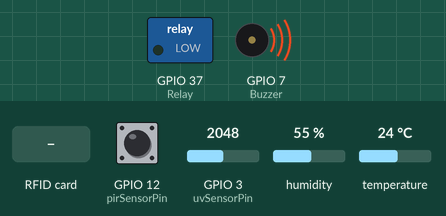
The sketch below on a simulated ESP32-S3. On the bench: switched loads named in the sketch (green lamp = pin HIGH), buzzer (waves = sounding, pin HIGH). The inputs (shaded band) are chosen by the test bench; at power-on: GPIO 12 (pirSensorPin) LOW, GPIO 3 (uvSensorPin) = 2048, humidity 55 %, temperature 24 °C (analog values on the 0–4095 scale). WiFi joins after 1.5 s; servers stay silent unless stated; no MQTT or app messages arrive unless stated; what the sketch prints to the serial monitor is not drawn.

Above: at 2.7 s.
2.8 s: RFID card 77 77 11 12 held to the reader
At 4.0 s:
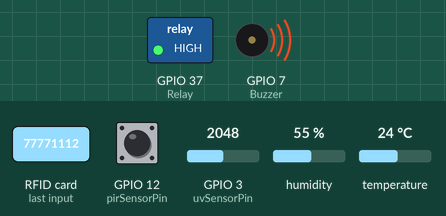
4.3 s: GPIO 12 (pirSensorPin) driven HIGH
At 5.5 s:
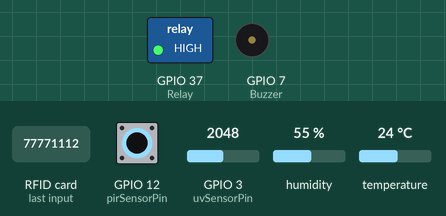
6.2 s: GPIO 12 (pirSensorPin) driven LOW
At 7.4 s:
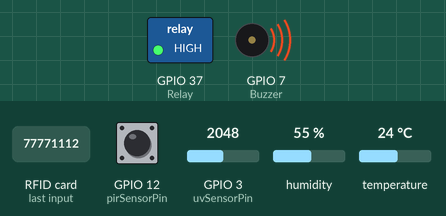
7.7 s: RFID card 5E 7A 19 C4 held to the reader
At 8.9 s:
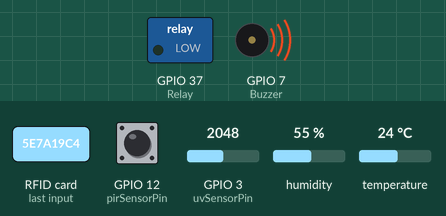
9.3 s: GPIO 12 (pirSensorPin) pulsed HIGH 2 times (0.12 s each, 0.3 s apart)
At 9.8 s:
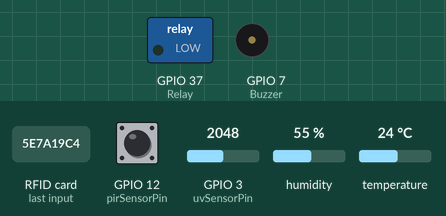
Timing chart, 0 to 12.3 s (numbered marks = the images above; inputs shaded):
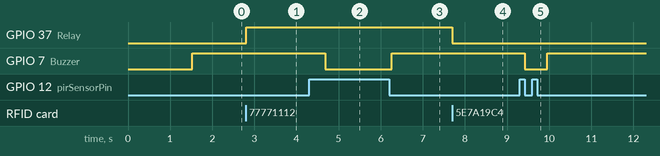

The sketch:

DHT11_UV_MotionSernser_PN532_ThangsBoard_V2.ino
```cpp
#include <Wire.h>
#include <Adafruit_PN532.h>
#include "DHT.h"
#include <WiFi.h>
#include <PubSubClient.h>

/* DHT11 CONFIGURATION */
#define DHTPIN 8
#define DHTTYPE DHT11
DHT dht(DHTPIN, DHTTYPE);

/* SENSOR PINS */
const int uvSensorPin = 3;
const int pirSensorPin = 12;
const int Buzzer = 7;
const int Relay = 37;

/*  PN532 I2C */
#define SDA_PIN 36
#define SCL_PIN 35
Adafruit_PN532 nfc(SDA_PIN, SCL_PIN);

/* WIFI AND THINGSBOARD */
const char* ssid = "Sonin KH";
const char* password = "77771112";
const char* mqtt_server = "demo.thingsboard.io";
const int mqtt_port = 1883;
const char* access_token = "b2nKAl43lxeWbu2OWuD4";
const char* telemetry_topic = "v1/devices/me/telemetry";

WiFiClient espClient;
PubSubClient client(espClient);

/* SENSOR DATA */
float humidity = NAN;
float temperature = NAN;
int uvRawValue = 0;
float uvVoltage = 0.0;
float uvIntensity = 0.0;
int pirValue = LOW;
String pirStatus = "No Motion";
String nfcMessage = "No Scan Card";

/* NFC FLAG */
int nfcFlag = 0;

/* TIMING */
const unsigned long publishInterval = 500;

SemaphoreHandle_t serialMutex;

void setup_wifi() {
  Serial.println("Connecting to WiFi...");
  WiFi.begin(ssid, password);
  while (WiFi.status() != WL_CONNECTED) {
    delay(500); Serial.print(".");
  }
  Serial.println("\nWiFi connected. IP: " + WiFi.localIP().toString());
}

void reconnect() {
  while (!client.connected()) {
    Serial.print("Attempting MQTT connection...");
    if (client.connect("ESP32Client", access_token, NULL)) {
      Serial.println("Connected to ThingsBoard");
    } else {
      Serial.print("Failed, rc=");
      Serial.println(client.state());
      delay(5000);
    }
  }
}

void setup() {
  Serial.begin(115200);
  dht.begin();

  pinMode(uvSensorPin, INPUT);
  analogReadResolution(12);
  pinMode(pirSensorPin, INPUT);
  pinMode(Buzzer, OUTPUT);
  pinMode(Relay, OUTPUT);
  digitalWrite(Buzzer, LOW);
  digitalWrite(Relay, LOW);

  Wire.begin(SDA_PIN, SCL_PIN);
  nfc.begin();
  nfc.SAMConfig();

  setup_wifi();
  client.setServer(mqtt_server, mqtt_port);
  serialMutex = xSemaphoreCreateMutex();

  xTaskCreatePinnedToCore(taskPrintSensors, "PrintSensors", 4096, NULL, 1, NULL, 1);
  xTaskCreatePinnedToCore(taskReadNFC, "ReadNFC", 4096, NULL, 1, NULL, 1);
}

void loop() {
  if (!client.connected()) reconnect();
  client.loop();
}

/* TASK: PRINT SENSORS */
void taskPrintSensors(void *pvParameters) {
  (void) pvParameters;
  char payload[300];

  while (true) {
    humidity = dht.readHumidity();
    temperature = dht.readTemperature();
    pirValue = digitalRead(pirSensorPin);

    /* SET BUZZER AND STATUS */
    if (pirValue == HIGH) {
      digitalWrite(Buzzer, LOW);
      pirStatus = "No Motion";
    } else {
      digitalWrite(Buzzer, HIGH);
      pirStatus = "Motion Detectedn";
    }

    uvRawValue = analogRead(uvSensorPin);
    uvVoltage = (uvRawValue / 4095.0) * 3.3;
    uvIntensity = (uvVoltage / 2.5) * 1000.0;

    /* NFC STATUS UPDATE */
    if (nfcFlag == 1) {
      nfcMessage = "No Scan Card";
    } else if (nfcFlag == 2) {
      nfcMessage = "Scan Card";
      nfcFlag = 3;
    }

    /* JSON PAYLOAD */
    snprintf(payload, sizeof(payload),
             "{\"humidity\":%.2f,\"temperature\":%.2f,\"uv_raw\":%d,"
             "\"uv_voltage\":%.2f,\"uv_intensity\":%.1f,"
             "\"pir_status\":\"%s\",\"nfc_status\":\"%s\"}",
             isnan(humidity) ? 0.0 : humidity,
             isnan(temperature) ? 0.0 : temperature,
             uvRawValue, uvVoltage, uvIntensity,
             pirStatus.c_str(), nfcMessage.c_str());

    if (serialMutex) {
      xSemaphoreTake(serialMutex, portMAX_DELAY);
      Serial.printf("Publishing payload: %s\n", payload);
      Serial.printf("Humidity: %.2f%% | Temperature: %.2f°C | Raw: %d | Voltage: %.2f V | UV Intensity: %.1f µW/cm² | %s | %s\n",
                    isnan(humidity) ? 0.0 : humidity,
                    isnan(temperature) ? 0.0 : temperature,
                    uvRawValue, uvVoltage, uvIntensity,
                    pirStatus.c_str(), nfcMessage.c_str());
      xSemaphoreGive(serialMutex);
    }

    client.publish(telemetry_topic, payload);

    if (nfcFlag == 3) nfcFlag = 0;

    vTaskDelay(pdMS_TO_TICKS(publishInterval));
  }
}

/* TASK: READ NFC */
void taskReadNFC(void *pvParameters) {
  (void) pvParameters;
  uint8_t uid[7];
  uint8_t uidLength;

  while (true) {
    if (nfc.readPassiveTargetID(PN532_MIFARE_ISO14443A, uid, &uidLength)) {
      nfcFlag++;
      digitalWrite(Relay, (nfcFlag == 1) ? HIGH : LOW);
      if (nfcFlag >= 2) nfcFlag = 2;

      if (serialMutex) {
        xSemaphoreTake(serialMutex, portMAX_DELAY);
        Serial.print("NFC Tag Detected! UID: ");
        for (uint8_t i = 0; i < uidLength; i++) {
          Serial.print(uid[i], HEX);
          if (i < uidLength - 1) Serial.print(":");
        }
        Serial.println();
        xSemaphoreGive(serialMutex);
      }

      vTaskDelay(pdMS_TO_TICKS(1000));
    }

    vTaskDelay(pdMS_TO_TICKS(200));
  }
}
```

Measured:
- after the input at 2.8 s, GPIO 37 (Relay): LOW → HIGH at once
- after the input at 4.3 s, GPIO 7 (Buzzer): HIGH → LOW after 0.38 s
- after the input at 6.2 s, GPIO 7 (Buzzer): LOW → HIGH after 0.06 s
- after the input at 7.7 s, GPIO 37 (Relay): HIGH → LOW at once
- after the input at 9.3 s, GPIO 7 (Buzzer): HIGH → LOW after 0.12 s, → HIGH 0.54 s later
